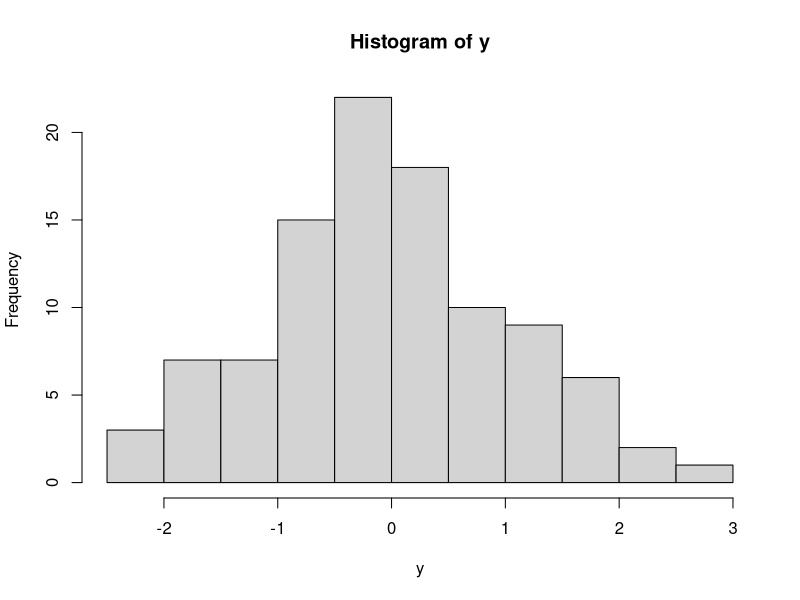

Write the R code that produced this figure.
## ---- chunk 1
knitr::opts_chunk$set(echo = TRUE)
## ---- chunk 2
y <- rnorm(100)
hist(y)
